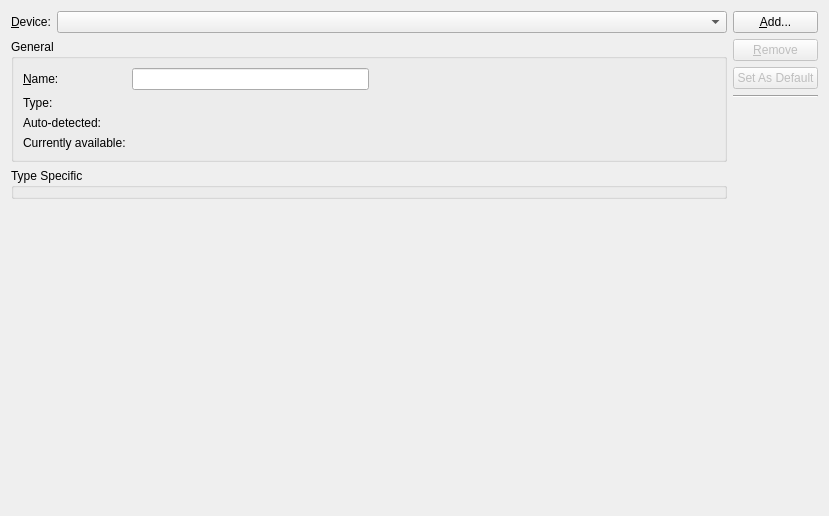
<?xml version="1.0" encoding="UTF-8"?>
<ui version="4.0">
 <class>ProjectExplorer::Internal::DeviceSettingsWidget</class>
 <widget class="QWidget" name="ProjectExplorer::Internal::DeviceSettingsWidget">
  <property name="geometry">
   <rect>
    <x>0</x>
    <y>0</y>
    <width>829</width>
    <height>516</height>
   </rect>
  </property>
  <property name="windowTitle">
   <string>Linux Device Configurations</string>
  </property>
  <layout class="QHBoxLayout" name="horizontalLayout">
   <item>
    <layout class="QVBoxLayout" name="verticalLayout_3">
     <item>
      <layout class="QFormLayout" name="formLayout">
       <property name="fieldGrowthPolicy">
        <enum>QFormLayout::AllNonFixedFieldsGrow</enum>
       </property>
       <item row="0" column="0">
        <widget class="QLabel" name="configurationLabel">
         <property name="text">
          <string>&amp;Device:</string>
         </property>
         <property name="buddy">
          <cstring>configurationComboBox</cstring>
         </property>
        </widget>
       </item>
       <item row="0" column="1">
        <widget class="QComboBox" name="configurationComboBox">
         <property name="sizePolicy">
          <sizepolicy hsizetype="MinimumExpanding" vsizetype="Fixed">
           <horstretch>0</horstretch>
           <verstretch>0</verstretch>
          </sizepolicy>
         </property>
         <property name="editable">
          <bool>false</bool>
         </property>
        </widget>
       </item>
      </layout>
     </item>
     <item>
      <widget class="QGroupBox" name="generalGroupBox">
       <property name="title">
        <string>General</string>
       </property>
       <layout class="QHBoxLayout" name="horizontalLayout_2">
        <item>
         <layout class="QFormLayout" name="formLayout_2">
          <item row="0" column="0">
           <widget class="QLabel" name="deviceNameLabel">
            <property name="text">
             <string>&amp;Name:</string>
            </property>
            <property name="buddy">
             <cstring>nameLineEdit</cstring>
            </property>
           </widget>
          </item>
          <item row="0" column="1">
           <widget class="QLineEdit" name="nameLineEdit"/>
          </item>
          <item row="1" column="0">
           <widget class="QLabel" name="oSTypeLabel">
            <property name="text">
             <string>Type:</string>
            </property>
           </widget>
          </item>
          <item row="1" column="1">
           <widget class="QLabel" name="osTypeValueLabel">
            <property name="text">
             <string/>
            </property>
           </widget>
          </item>
          <item row="2" column="0">
           <widget class="QLabel" name="autoDetectionKeyLabel">
            <property name="text">
             <string>Auto-detected:</string>
            </property>
           </widget>
          </item>
          <item row="2" column="1">
           <widget class="QLabel" name="autoDetectionValueLabel">
            <property name="text">
             <string/>
            </property>
           </widget>
          </item>
          <item row="3" column="0">
           <widget class="QLabel" name="availableKeyLabel">
            <property name="text">
             <string>Currently available:</string>
            </property>
           </widget>
          </item>
          <item row="3" column="1">
           <widget class="QLabel" name="availableValueLabel"/>
          </item>
         </layout>
        </item>
        <item>
         <spacer name="horizontalSpacer">
          <property name="orientation">
           <enum>Qt::Horizontal</enum>
          </property>
          <property name="sizeHint" stdset="0">
           <size>
            <width>40</width>
            <height>20</height>
           </size>
          </property>
         </spacer>
        </item>
       </layout>
      </widget>
     </item>
     <item>
      <widget class="QGroupBox" name="osSpecificGroupBox">
       <property name="minimumSize">
        <size>
         <width>0</width>
         <height>25</height>
        </size>
       </property>
       <property name="title">
        <string>Type Specific</string>
       </property>
      </widget>
     </item>
     <item>
      <spacer name="verticalSpacer_2">
       <property name="orientation">
        <enum>Qt::Vertical</enum>
       </property>
       <property name="sizeHint" stdset="0">
        <size>
         <width>20</width>
         <height>40</height>
        </size>
       </property>
      </spacer>
     </item>
    </layout>
   </item>
   <item>
    <layout class="QVBoxLayout" name="buttonsLayout">
     <item>
      <widget class="QPushButton" name="addConfigButton">
       <property name="focusPolicy">
        <enum>Qt::StrongFocus</enum>
       </property>
       <property name="text">
        <string>&amp;Add...</string>
       </property>
      </widget>
     </item>
     <item>
      <widget class="QPushButton" name="removeConfigButton">
       <property name="enabled">
        <bool>false</bool>
       </property>
       <property name="focusPolicy">
        <enum>Qt::StrongFocus</enum>
       </property>
       <property name="text">
        <string>&amp;Remove</string>
       </property>
      </widget>
     </item>
     <item>
      <widget class="QPushButton" name="defaultDeviceButton">
       <property name="enabled">
        <bool>false</bool>
       </property>
       <property name="focusPolicy">
        <enum>Qt::StrongFocus</enum>
       </property>
       <property name="text">
        <string>Set As Default</string>
       </property>
      </widget>
     </item>
     <item>
      <widget class="Line" name="line">
       <property name="orientation">
        <enum>Qt::Horizontal</enum>
       </property>
      </widget>
     </item>
     <item>
      <spacer name="verticalSpacer">
       <property name="orientation">
        <enum>Qt::Vertical</enum>
       </property>
       <property name="sizeHint" stdset="0">
        <size>
         <width>20</width>
         <height>40</height>
        </size>
       </property>
      </spacer>
     </item>
    </layout>
   </item>
  </layout>
 </widget>
 <resources/>
 <connections>
  <connection>
   <sender>addConfigButton</sender>
   <signal>clicked()</signal>
   <receiver>ProjectExplorer::Internal::DeviceSettingsWidget</receiver>
   <slot>addDevice()</slot>
   <hints>
    <hint type="sourcelabel">
     <x>818</x>
     <y>35</y>
    </hint>
    <hint type="destinationlabel">
     <x>516</x>
     <y>118</y>
    </hint>
   </hints>
  </connection>
  <connection>
   <sender>nameLineEdit</sender>
   <signal>editingFinished()</signal>
   <receiver>ProjectExplorer::Internal::DeviceSettingsWidget</receiver>
   <slot>deviceNameEditingFinished()</slot>
   <hints>
    <hint type="sourcelabel">
     <x>204</x>
     <y>90</y>
    </hint>
    <hint type="destinationlabel">
     <x>330</x>
     <y>332</y>
    </hint>
   </hints>
  </connection>
  <connection>
   <sender>removeConfigButton</sender>
   <signal>clicked()</signal>
   <receiver>ProjectExplorer::Internal::DeviceSettingsWidget</receiver>
   <slot>removeDevice()</slot>
   <hints>
    <hint type="sourcelabel">
     <x>818</x>
     <y>67</y>
    </hint>
    <hint type="destinationlabel">
     <x>351</x>
     <y>210</y>
    </hint>
   </hints>
  </connection>
 </connections>
 <slots>
  <slot>deviceNameEditingFinished()</slot>
  <slot>deviceTypeChanged()</slot>
  <slot>hostNameEditingFinished()</slot>
  <slot>sshPortEditingFinished()</slot>
  <slot>timeoutEditingFinished()</slot>
  <slot>userNameEditingFinished()</slot>
  <slot>passwordEditingFinished()</slot>
  <slot>addDevice()</slot>
  <slot>selectionChanged()</slot>
  <slot>removeDevice()</slot>
  <slot>authenticationTypeChanged()</slot>
  <slot>keyFileEditingFinished()</slot>
  <slot>testConfig()</slot>
  <slot>deployKey()</slot>
  <slot>gdbServerPortEditingFinished()</slot>
  <slot>currentConfigChanged(int)</slot>
  <slot>showGenerateSshKeyDialog()</slot>
  <slot>showPassword(bool)</slot>
  <slot>handleFreePortsChanged()</slot>
  <slot>showRemoteProcesses()</slot>
 </slots>
</ui>
